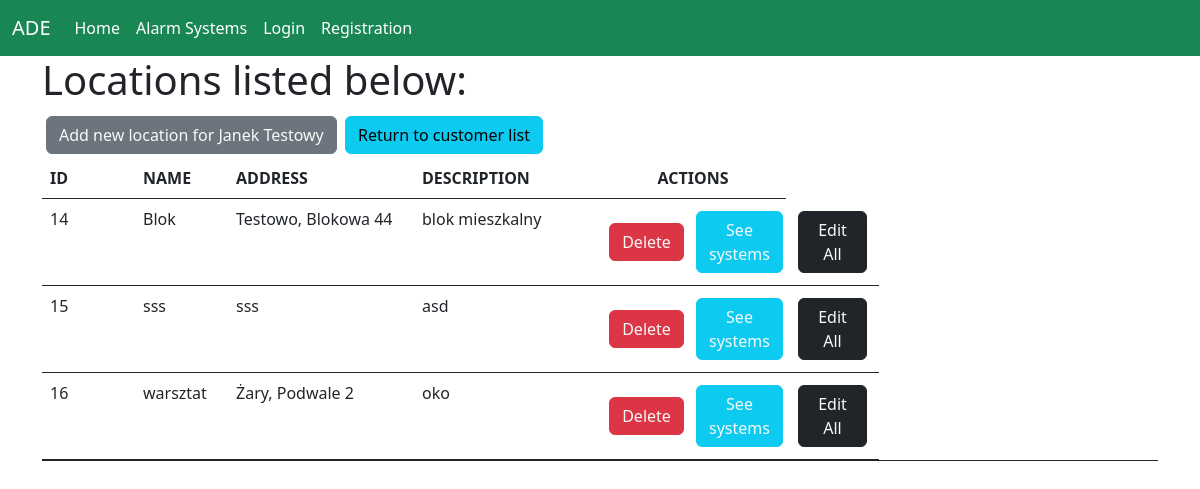
Before: /main_view/details_customer/8 with the older database file.
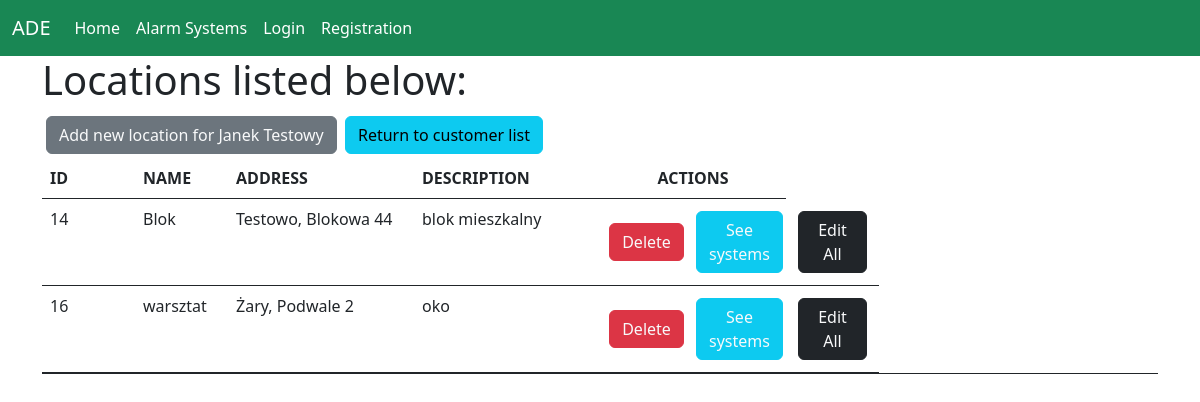
After: the same page with the newer database file.
### alarm_systems/models.py (models this page shows)
class Location(models.Model):
    name = models.CharField(max_length=100)
    address = models.CharField(max_length=255)
    description = models.TextField(blank=True, null=True)
    customer = models.ForeignKey('Customer', on_delete=models.CASCADE)

### alarm_systems/views.py (the view)
# urls.py: path('main_view/details_customer/<int:customer_id>', views.details_customer,
def details_customer(request, customer_id):
    locations = Location.objects.filter(customer_id=customer_id).order_by('name')
    customer = get_object_or_404(Customer, pk=customer_id)
    return render(
        request,
        'home/customer_details/customer_details_main_page.html',
        context={
            'locations': locations,
            'customer': customer})

### alarm_systems/templates/home/customer_details/customer_details_main_page.html (shortened to what this page needs)
{% extends 'base.html' %}
{% block container %}
    <h1>Locations listed below:</h1>
    <div class="schedules-content">
        <div class="col-sm">
            <a href="{% url 'alarm_systems:add_location_customer' customer.id %}"
               class="btn btn-secondary  rounded-10 text-light m-1">Add new
                location for {{ customer.first_name }} {{ customer.last_name }}</a>
            <a href="{% url 'alarm_systems:main_view' %}" class="btn btn-info">Return to
                customer list</a>
        </div>
        <table class="table border-bottom border-dark ">
            <thead>
            <tr class="d-flex">
                <th class="col-sm-1">ID</th>
                <th class="col-1">NAME</th>
                <th class="col-2">ADDRESS</th>
                <th class="col-md-2">DESCRIPTION</th>
                <th class="col-2 text-center">ACTIONS</th>
            </tr>
            </thead>
            <tbody class="text-color-lighter">
            {% for location in locations %}
                <tr class="d-flex ">
                <td class="col-sm-1">{{ location.id }}</td>
                <td class="col-1">{{ location.name }}</td>
                <td class="col-2">{{ location.address }}</td>
                <td class="col-md-2">{{ location.description }}</td>
                <td class="col-1 d-flex align-items-center justify-content-center flex-wrap">
                <a href="{% url 'alarm_systems:delete_location' location.id %}"
                   class="btn btn-danger rounded-10 text-light m-1">Delete</a>
                <td class="col-1 d-flex align-items-center justify-content-center flex-wrap">
                <a href="{% url 'alarm_systems:location_details' location.id %}"
                   class="btn btn-info rounded-10 text-light m-1">See systems</a>
                <td class="col-1 d-flex align-items-center justify-content-center flex-wrap">
                <a href="{% url 'alarm_systems:edit_location' location.id %}"
                   class="btn btn-dark rounded-10 text-light m-1">Edit All</a>{% endfor %}
            </td>
            </tr>
            </tbody>
        </table>
    </div>
{% endblock %}

Changed rows visible on the page:
removed Location: id "15", name "sss", address "sss", description "asd"
